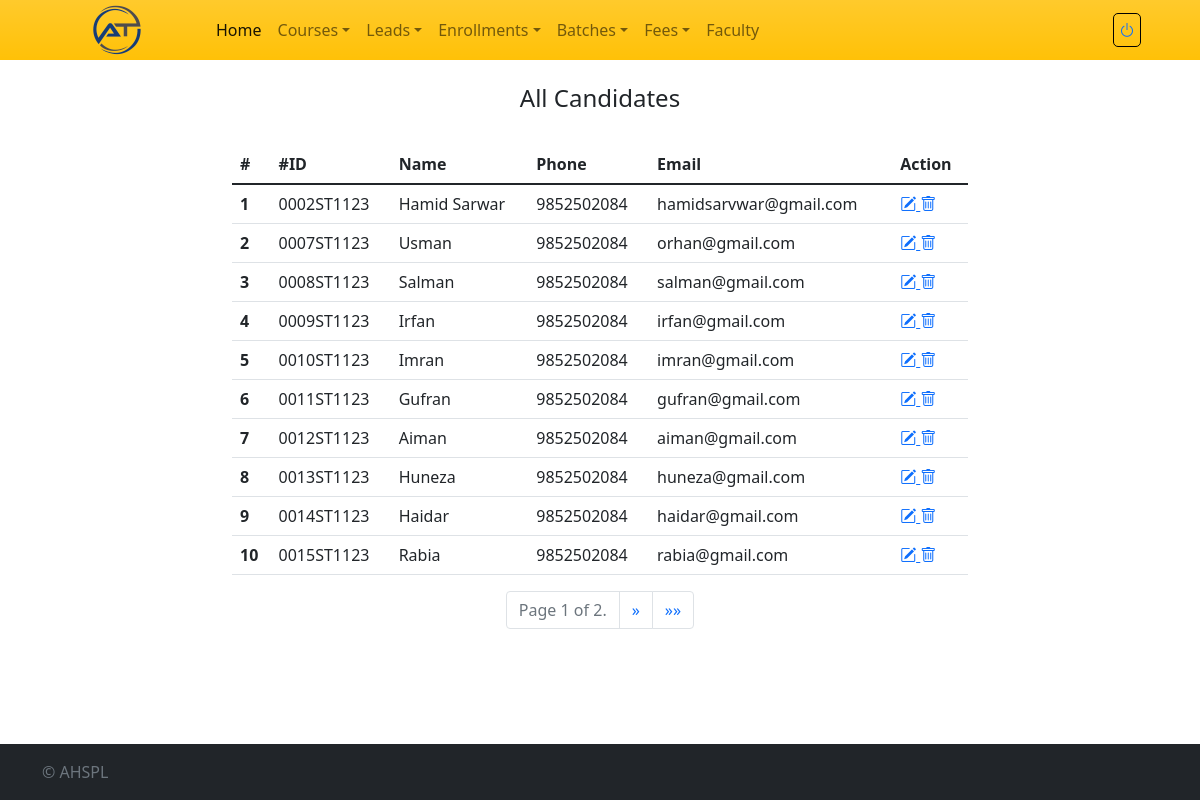
The page /all-candidate (signed in) on the database its author committed.
### crmapp/models.py (models this page shows)
class Users(models.Model):
    user_id = models.AutoField(primary_key=True)
    user_unique = models.CharField(max_length=100)
    user_role = models.ForeignKey(Userroles, on_delete=models.SET_NULL, null=True, blank=True)
    user_name = models.CharField(max_length=255)
    user_phone = models.CharField(max_length=15)
    user_email = models.CharField(max_length=320)
    date_created = models.DateField(default=datetime.today)

### crmapp/views.py (the view)
# urls.py: path('all-candidate', login_required(views.all_candidate), name='all_candidate'),
def all_candidate(request):
    candidates_list = Users.objects.all()
    items_per_page = 10  # You can adjust this value as needed
    paginator = Paginator(candidates_list, items_per_page)
    page = request.GET.get('page')
    try:
        candidates = paginator.page(page)
    except PageNotAnInteger:
        candidates = paginator.page(1)
    except EmptyPage:
        candidates = paginator.page(paginator.num_pages)
    return render(request, 'all-candidates.html', {'candidates': candidates})

### templates/all-candidates.html (shortened to what this page needs)
{% extends 'base.html' %}
{% block content %}
<div class="row">
	<div class="col">
	</div>
	<div class="col-8">
		<div class="py-4 text-center">
			<h4>All Candidates</h4>
		</div>
		<table class="table  table-hover">
			<thead>
				<tr>
					<th scope="col">#</th>
					<th scope="col">#ID</th>
					<th scope="col">Name</th>
					<th scope="col">Phone</th>
					<th scope="col">Email</th>
					<th scope="col">Action</th>
				</tr>
			</thead>
			<tbody>
				{% for candidate in candidates %}
				<tr>
					<th scope="row">{{ forloop.counter }}</th>
					<td>{{ candidate.user_unique }}</td>
					<td>{{ candidate.user_name }}</td>
					<td>{{ candidate.user_phone }}</td>
					<td>{{ candidate.user_email }}</td>
					<td>
						<a href="{% url 'edit_candidate' candidate.user_id %}">
							<i class="bi bi-pencil-square" title="Edit"></i>
						</a>
						<a onclick="return confirmDelete();" href="{% url 'delete_candidate' candidate.user_id %}">
							<i class="bi bi-trash" title="Delete"></i>
						</a>
					</td>
				</tr>
				{% endfor %}
			</tbody>
		</table>
		<div class="pagination justify-content-center">
			<ul class="pagination">
				<li class="page-item disabled">
					<span class="page-link">
						Page {{ candidates.number }} of {{ candidates.paginator.num_pages }}.
					</span>
				</li>
				{% if candidates.has_next %}
				<li class="page-item">
					<a class="page-link" href="?page={{ candidates.next_page_number }}" aria-label="Next">
						<span aria-hidden="true">&raquo;</span>
					</a>
				</li>
				<li class="page-item">
					<a class="page-link" href="?page={{ candidates.paginator.num_pages }}" aria-label="Last">
						<span aria-hidden="true">&raquo;&raquo;</span>
					</a>
				</li>
				{% endif %}
			</ul>
		</div>
	</div>
	<div class="col">
	</div>
</div>
{% endblock %}

### rows shown on the page
Users: user_unique "0002ST1123", user_name "Hamid Sarwar", user_phone "9852502084", user_email "hamidsarvwar@gmail.com"
Users: user_unique "0007ST1123", user_name "Usman", user_phone "9852502084", user_email "orhan@gmail.com"
Users: user_unique "0008ST1123", user_name "Salman", user_phone "9852502084", user_email "salman@gmail.com"
Users: user_unique "0009ST1123", user_name "Irfan", user_phone "9852502084", user_email "irfan@gmail.com"
Users: user_unique "0010ST1123", user_name "Imran", user_phone "9852502084", user_email "imran@gmail.com"
Users: user_unique "0011ST1123", user_name "Gufran", user_phone "9852502084", user_email "gufran@gmail.com"
Users: user_unique "0012ST1123", user_name "Aiman", user_phone "9852502084", user_email "aiman@gmail.com"
Users: user_unique "0013ST1123", user_name "Huneza", user_phone "9852502084", user_email "huneza@gmail.com"
Users: user_unique "0014ST1123", user_name "Haidar", user_phone "9852502084", user_email "haidar@gmail.com"
Users: user_unique "0015ST1123", user_name "Rabia", user_phone "9852502084", user_email "rabia@gmail.com"

### other values the page prints
{{ candidates.number }} "1"
{{ candidates.paginator.num_pages }} "2"
